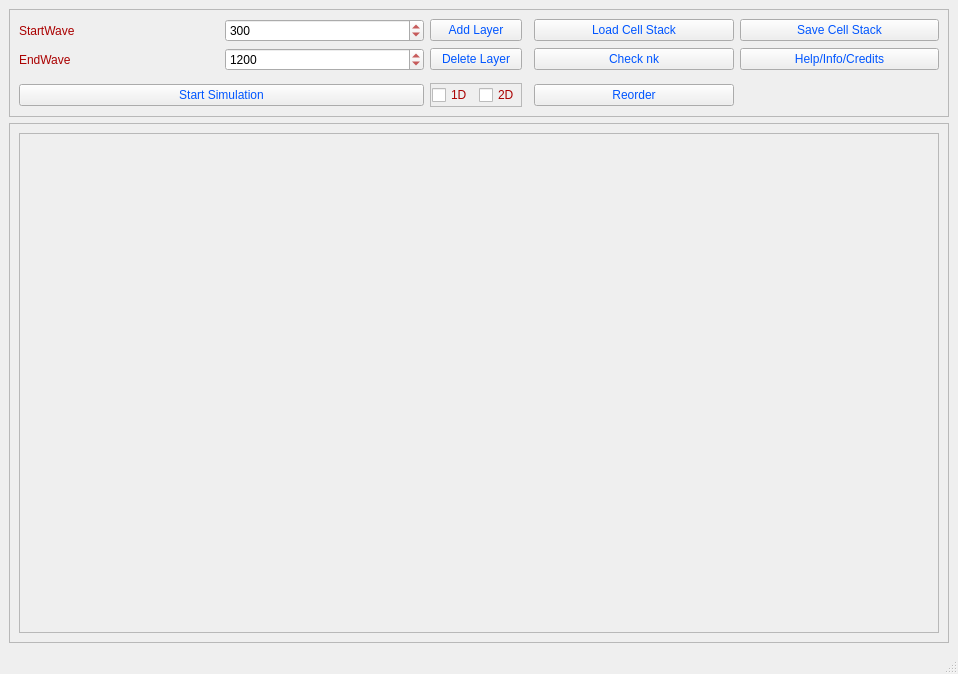
<?xml version="1.0" encoding="UTF-8"?>
<ui version="4.0">
 <class>TransferMatrixModeling</class>
 <widget class="QMainWindow" name="TransferMatrixModeling">
  <property name="geometry">
   <rect>
    <x>0</x>
    <y>0</y>
    <width>958</width>
    <height>674</height>
   </rect>
  </property>
  <property name="sizePolicy">
   <sizepolicy hsizetype="Maximum" vsizetype="Maximum">
    <horstretch>0</horstretch>
    <verstretch>0</verstretch>
   </sizepolicy>
  </property>
  <property name="windowTitle">
   <string>Transfer Matrix Modeling</string>
  </property>
  <widget class="QWidget" name="centralwidget">
   <layout class="QGridLayout" name="gridLayout_3">
    <item row="1" column="0">
     <widget class="QFrame" name="frame_2">
      <property name="frameShape">
       <enum>QFrame::StyledPanel</enum>
      </property>
      <property name="frameShadow">
       <enum>QFrame::Raised</enum>
      </property>
      <layout class="QGridLayout" name="gridLayout_2">
       <item row="0" column="0">
        <widget class="QScrollArea" name="scrollArea_stack">
         <property name="sizePolicy">
          <sizepolicy hsizetype="Expanding" vsizetype="Expanding">
           <horstretch>0</horstretch>
           <verstretch>0</verstretch>
          </sizepolicy>
         </property>
         <property name="widgetResizable">
          <bool>true</bool>
         </property>
         <widget class="QWidget" name="scrollAreaWidgetContents">
          <property name="geometry">
           <rect>
            <x>0</x>
            <y>0</y>
            <width>902</width>
            <height>400</height>
           </rect>
          </property>
          <layout class="QVBoxLayout" name="verticalLayout"/>
         </widget>
        </widget>
       </item>
      </layout>
     </widget>
    </item>
    <item row="0" column="0">
     <widget class="QFrame" name="frame_buttons">
      <property name="sizePolicy">
       <sizepolicy hsizetype="Minimum" vsizetype="Maximum">
        <horstretch>0</horstretch>
        <verstretch>0</verstretch>
       </sizepolicy>
      </property>
      <property name="palette">
       <palette>
        <active>
         <colorrole role="WindowText">
          <brush brushstyle="SolidPattern">
           <color alpha="255">
            <red>170</red>
            <green>0</green>
            <blue>0</blue>
           </color>
          </brush>
         </colorrole>
         <colorrole role="ButtonText">
          <brush brushstyle="SolidPattern">
           <color alpha="255">
            <red>0</red>
            <green>85</green>
            <blue>255</blue>
           </color>
          </brush>
         </colorrole>
        </active>
        <inactive>
         <colorrole role="WindowText">
          <brush brushstyle="SolidPattern">
           <color alpha="255">
            <red>170</red>
            <green>0</green>
            <blue>0</blue>
           </color>
          </brush>
         </colorrole>
         <colorrole role="ButtonText">
          <brush brushstyle="SolidPattern">
           <color alpha="255">
            <red>0</red>
            <green>85</green>
            <blue>255</blue>
           </color>
          </brush>
         </colorrole>
        </inactive>
        <disabled>
         <colorrole role="WindowText">
          <brush brushstyle="SolidPattern">
           <color alpha="255">
            <red>120</red>
            <green>120</green>
            <blue>120</blue>
           </color>
          </brush>
         </colorrole>
         <colorrole role="ButtonText">
          <brush brushstyle="SolidPattern">
           <color alpha="255">
            <red>120</red>
            <green>120</green>
            <blue>120</blue>
           </color>
          </brush>
         </colorrole>
        </disabled>
       </palette>
      </property>
      <property name="frameShape">
       <enum>QFrame::StyledPanel</enum>
      </property>
      <property name="frameShadow">
       <enum>QFrame::Raised</enum>
      </property>
      <layout class="QGridLayout" name="gridLayout">
       <item row="0" column="2">
        <widget class="QPushButton" name="pushButton_AddLayer">
         <property name="text">
          <string>Add Layer</string>
         </property>
        </widget>
       </item>
       <item row="1" column="2">
        <widget class="QPushButton" name="pushButton_DeleteLayer">
         <property name="text">
          <string>Delete Layer</string>
         </property>
        </widget>
       </item>
       <item row="0" column="3" rowspan="4">
        <widget class="QLabel" name="label_3">
         <property name="sizePolicy">
          <sizepolicy hsizetype="Maximum" vsizetype="Maximum">
           <horstretch>0</horstretch>
           <verstretch>0</verstretch>
          </sizepolicy>
         </property>
         <property name="text">
          <string>&lt;!DOCTYPE HTML PUBLIC &quot;-//W3C//DTD HTML 4.0//EN&quot; &quot;http://www.w3.org/TR/REC-html40/strict.dtd&quot;&gt;
&lt;html&gt;&lt;head&gt;&lt;meta name=&quot;qrichtext&quot; content=&quot;1&quot; /&gt;&lt;style type=&quot;text/css&quot;&gt;
p, li { white-space: pre-wrap; }
&lt;/style&gt;&lt;/head&gt;&lt;body style=&quot; font-family:'MS Shell Dlg 2'; font-size:8pt; font-weight:400; font-style:normal;&quot;&gt;
&lt;p style=&quot; margin-top:0px; margin-bottom:0px; margin-left:0px; margin-right:0px; -qt-block-indent:0; text-indent:0px;&quot;&gt;&lt;img src=&quot;:/SunPic/soleil - Copy.jpg&quot; /&gt;&lt;/p&gt;&lt;/body&gt;&lt;/html&gt;</string>
         </property>
        </widget>
       </item>
       <item row="1" column="8">
        <widget class="QPushButton" name="pushButton_CheckNK">
         <property name="text">
          <string>Check nk</string>
         </property>
        </widget>
       </item>
       <item row="0" column="8">
        <widget class="QPushButton" name="pushButton_LoadStack">
         <property name="text">
          <string>Load Cell Stack</string>
         </property>
        </widget>
       </item>
       <item row="0" column="9">
        <widget class="QPushButton" name="pushButton_SaveStack">
         <property name="text">
          <string>Save Cell Stack</string>
         </property>
        </widget>
       </item>
       <item row="0" column="1">
        <widget class="QSpinBox" name="spinBox_StartWave">
         <property name="maximum">
          <number>10000</number>
         </property>
         <property name="value">
          <number>300</number>
         </property>
        </widget>
       </item>
       <item row="0" column="0">
        <widget class="QLabel" name="label">
         <property name="text">
          <string>StartWave</string>
         </property>
        </widget>
       </item>
       <item row="3" column="0" colspan="2">
        <widget class="QPushButton" name="pushButton_StartSimul">
         <property name="text">
          <string>Start Simulation</string>
         </property>
        </widget>
       </item>
       <item row="1" column="1">
        <widget class="QSpinBox" name="spinBox_EndWave">
         <property name="maximum">
          <number>10000</number>
         </property>
         <property name="value">
          <number>1200</number>
         </property>
        </widget>
       </item>
       <item row="1" column="0">
        <widget class="QLabel" name="label_2">
         <property name="text">
          <string>EndWave</string>
         </property>
        </widget>
       </item>
       <item row="1" column="9">
        <widget class="QPushButton" name="pushButton_Help">
         <property name="text">
          <string>Help/Info/Credits</string>
         </property>
        </widget>
       </item>
       <item row="3" column="8">
        <widget class="QPushButton" name="pushButton_ReorderStack">
         <property name="text">
          <string>Reorder</string>
         </property>
        </widget>
       </item>
       <item row="3" column="2">
        <widget class="QFrame" name="frame_3">
         <property name="sizePolicy">
          <sizepolicy hsizetype="Fixed" vsizetype="Fixed">
           <horstretch>0</horstretch>
           <verstretch>0</verstretch>
          </sizepolicy>
         </property>
         <property name="frameShape">
          <enum>QFrame::StyledPanel</enum>
         </property>
         <property name="frameShadow">
          <enum>QFrame::Raised</enum>
         </property>
         <layout class="QGridLayout" name="gridLayout_4">
          <property name="leftMargin">
           <number>1</number>
          </property>
          <property name="topMargin">
           <number>1</number>
          </property>
          <property name="rightMargin">
           <number>1</number>
          </property>
          <property name="bottomMargin">
           <number>1</number>
          </property>
          <item row="0" column="0">
           <widget class="QCheckBox" name="checkBox_1D">
            <property name="text">
             <string>1D</string>
            </property>
           </widget>
          </item>
          <item row="0" column="1">
           <widget class="QCheckBox" name="checkBox_2D">
            <property name="text">
             <string>2D</string>
            </property>
           </widget>
          </item>
         </layout>
        </widget>
       </item>
      </layout>
     </widget>
    </item>
   </layout>
  </widget>
  <widget class="QMenuBar" name="menubar">
   <property name="geometry">
    <rect>
     <x>0</x>
     <y>0</y>
     <width>958</width>
     <height>31</height>
    </rect>
   </property>
  </widget>
  <widget class="QStatusBar" name="statusbar"/>
 </widget>
 <resources>
  <include location="../images/ressourcefileSunPic.qrc"/>
 </resources>
 <connections/>
</ui>
